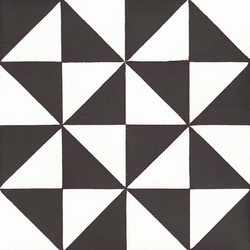
#> input picture images/triangle_tile.jpeg, 250 x 250 px
$ python 'Harris Corner Detector.py'
#> lines starting #> are read from the running program, lines starting #| are printed output that depends on the picture; after the words box and inside, x2 and y2 are one past the last pixel; in counts of white or black regions, pixels touching at a corner belong together
import matplotlib.pyplot as plt
import numpy as np
import cv2

# Reading the image
im = cv2.imread('images/triangle_tile.jpeg')
#> im is the input picture: shape (250, 250, 3); mean B, G, R 151.3, 153.7, 157.1

im_copy = np.copy(im)
im_copy = cv2.cvtColor(im_copy, cv2.COLOR_BGR2RGB)

gray = cv2.cvtColor(im_copy, cv2.COLOR_RGB2GRAY)
gray = np.float32(gray)

# Finding the harris corner
corners = cv2.cornerHarris(gray, 2, 3, 0.04)
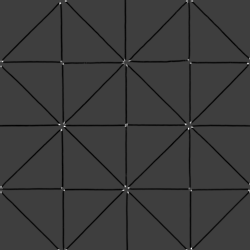
#> corners: shape (250, 250) float32; min -43304652, max 133759304, mean -2113248.5; drawn with min black and max white

# The dialate function brigthens brighter colours
corners = cv2.dilate(corners, None)
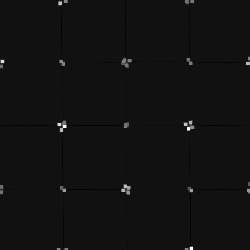
#> corners: shape (250, 250) float32; min -9711965, max 133759304, mean 498681.2; drawn with min black and max white

plt.imshow(corners, cmap='gray')
plt.show()

# Displaying the courners in the original image
threshold = 0.001 * corners.max()
#> threshold = 133759.3
corner_im = np.copy(im)

for i in range(0, corners.shape[0]):
    for j in range(0, corners.shape[1]):
        if(corners[i, j] > threshold):
            cv2.circle(corner_im, (i, j), 1, (0, 255, 0), 1)
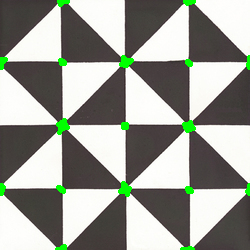
#> corner_im: shape (250, 250, 3); 2.02% of pixels changed, all inside (x1, y1, x2, y2) = (0, 0, 250, 250)

plt.imshow(corner_im)
plt.show()

$ run again, with images/cat.jpeg copied over images/triangle_tile.jpeg
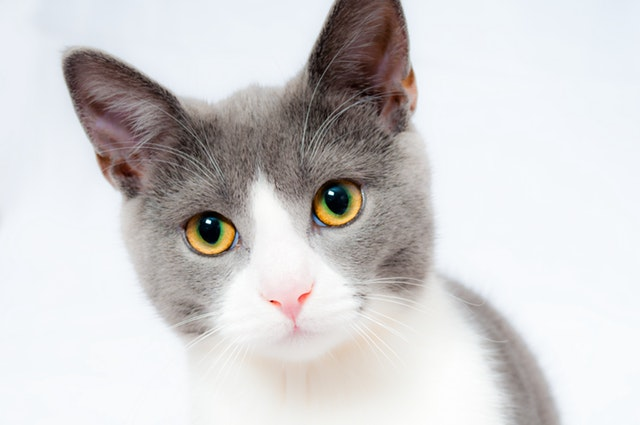
#> input picture images/cat.jpeg, 640 x 425 px
#> im is the input picture: shape (425, 640, 3); mean B, G, R 208.1, 207.7, 209.6
#> `corners = cv2.dilate(corners, None)`:
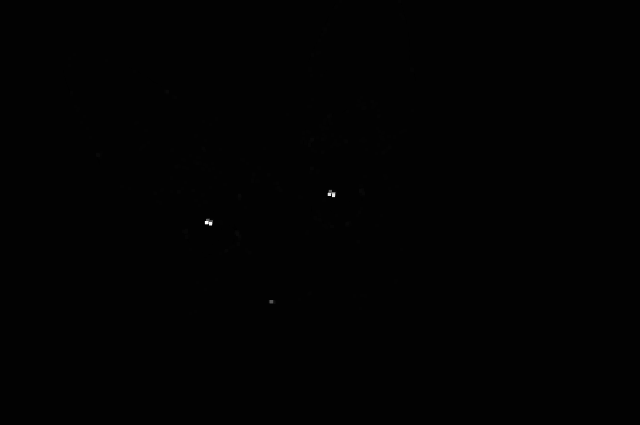
#> corners: shape (425, 640) float32; min -1186115, max 122871688, mean 40816; drawn with min black and max white
#> threshold = 122871.7
#> after the loop `for i in range(0, corners.shape[0]):`:
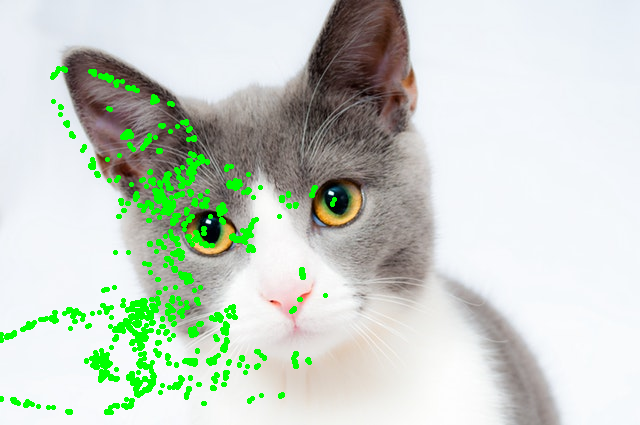
#> corner_im: shape (425, 640, 3); 4.77% of pixels changed, all inside (x1, y1, x2, y2) = (0, 66, 337, 415)
